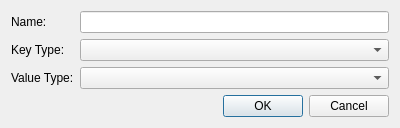
<?xml version="1.0" encoding="UTF-8"?>
<ui version="4.0">
 <class>MapWindow</class>
 <widget class="QDialog" name="MapWindow">
  <property name="geometry">
   <rect>
    <x>0</x>
    <y>0</y>
    <width>400</width>
    <height>119</height>
   </rect>
  </property>
  <property name="windowTitle">
   <string>Dialog</string>
  </property>
  <layout class="QFormLayout" name="formLayout">
   <item row="0" column="0">
    <widget class="QLabel" name="labelMapName">
     <property name="text">
      <string>Name:</string>
     </property>
    </widget>
   </item>
   <item row="1" column="0">
    <widget class="QLabel" name="labelKeyType">
     <property name="text">
      <string>Key Type:</string>
     </property>
    </widget>
   </item>
   <item row="2" column="0">
    <widget class="QLabel" name="labelValueType">
     <property name="text">
      <string>Value Type:</string>
     </property>
    </widget>
   </item>
   <item row="0" column="1">
    <widget class="QLineEdit" name="lineEditName"/>
   </item>
   <item row="1" column="1">
    <widget class="QComboBox" name="comboBoxKeyType"/>
   </item>
   <item row="2" column="1">
    <widget class="QComboBox" name="comboBoxValueType"/>
   </item>
   <item row="3" column="1">
    <widget class="QDialogButtonBox" name="buttonBox">
     <property name="orientation">
      <enum>Qt::Horizontal</enum>
     </property>
     <property name="standardButtons">
      <set>QDialogButtonBox::Cancel|QDialogButtonBox::Ok</set>
     </property>
    </widget>
   </item>
  </layout>
 </widget>
 <resources/>
 <connections>
  <connection>
   <sender>buttonBox</sender>
   <signal>accepted()</signal>
   <receiver>MapWindow</receiver>
   <slot>accept()</slot>
   <hints>
    <hint type="sourcelabel">
     <x>248</x>
     <y>254</y>
    </hint>
    <hint type="destinationlabel">
     <x>157</x>
     <y>274</y>
    </hint>
   </hints>
  </connection>
  <connection>
   <sender>buttonBox</sender>
   <signal>rejected()</signal>
   <receiver>MapWindow</receiver>
   <slot>reject()</slot>
   <hints>
    <hint type="sourcelabel">
     <x>316</x>
     <y>260</y>
    </hint>
    <hint type="destinationlabel">
     <x>286</x>
     <y>274</y>
    </hint>
   </hints>
  </connection>
 </connections>
</ui>
